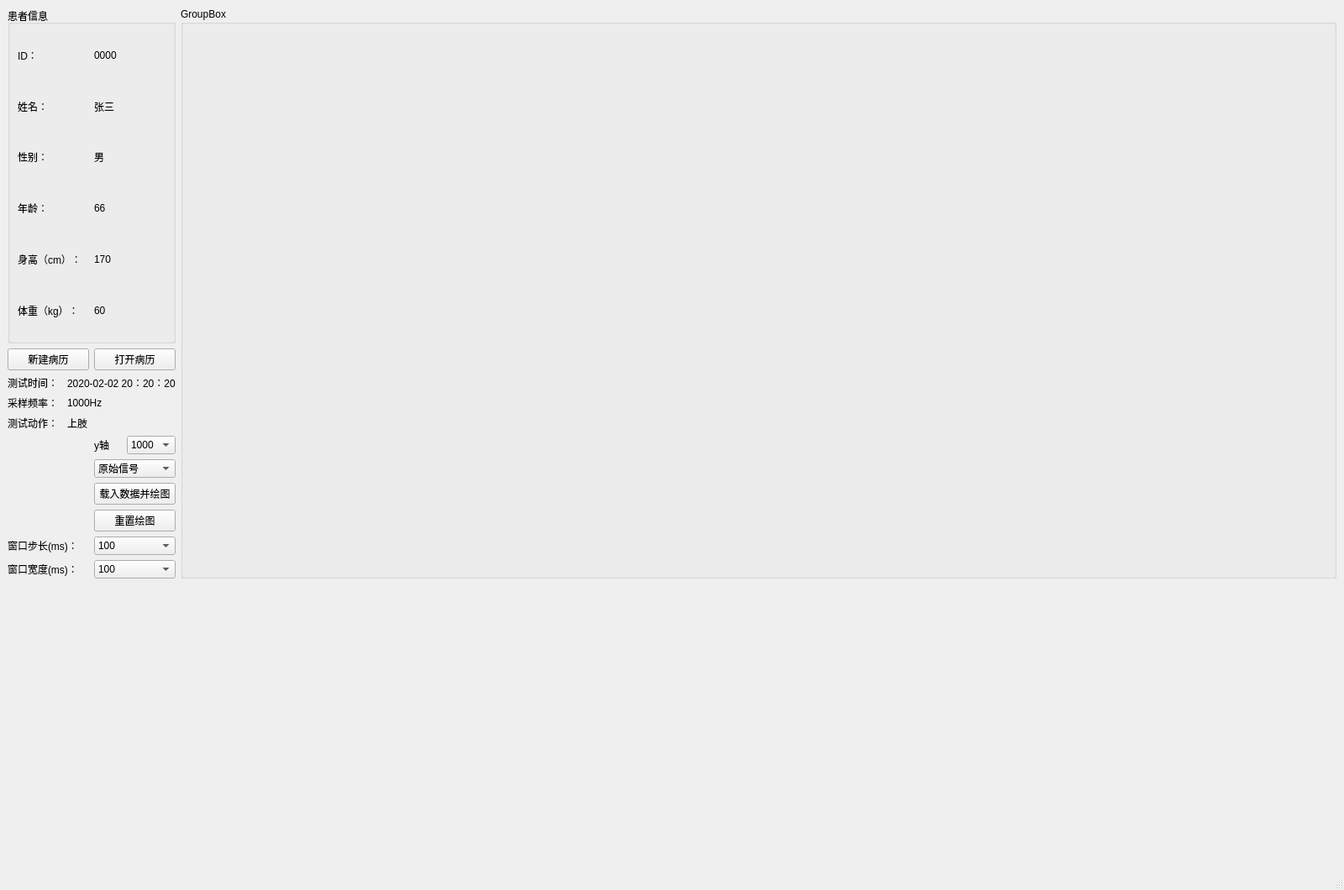
<?xml version="1.0" encoding="UTF-8"?>
<ui version="4.0">
 <class>MainWindow</class>
 <widget class="QMainWindow" name="MainWindow">
  <property name="geometry">
   <rect>
    <x>0</x>
    <y>0</y>
    <width>1600</width>
    <height>1060</height>
   </rect>
  </property>
  <property name="windowTitle">
   <string>MainWindow</string>
  </property>
  <widget class="QWidget" name="centralwidget">
   <layout class="QFormLayout" name="formLayout">
    <item row="0" column="0">
     <layout class="QVBoxLayout" name="verticalLayout_3">
      <item>
       <layout class="QVBoxLayout" name="verticalLayout_2">
        <item>
         <widget class="QGroupBox" name="groupBox">
          <property name="sizePolicy">
           <sizepolicy hsizetype="Fixed" vsizetype="Fixed">
            <horstretch>0</horstretch>
            <verstretch>0</verstretch>
           </sizepolicy>
          </property>
          <property name="minimumSize">
           <size>
            <width>200</width>
            <height>400</height>
           </size>
          </property>
          <property name="title">
           <string>患者信息</string>
          </property>
          <layout class="QGridLayout" name="gridLayout">
           <item row="1" column="1">
            <widget class="QLabel" name="name">
             <property name="text">
              <string>张三</string>
             </property>
            </widget>
           </item>
           <item row="0" column="1">
            <widget class="QLabel" name="id">
             <property name="text">
              <string>0000</string>
             </property>
            </widget>
           </item>
           <item row="8" column="0">
            <widget class="QLabel" name="label_6">
             <property name="text">
              <string>体重（kg）：</string>
             </property>
            </widget>
           </item>
           <item row="4" column="1">
            <widget class="QLabel" name="age">
             <property name="text">
              <string>66</string>
             </property>
            </widget>
           </item>
           <item row="2" column="1">
            <widget class="QLabel" name="gender">
             <property name="text">
              <string>男</string>
             </property>
            </widget>
           </item>
           <item row="2" column="0">
            <widget class="QLabel" name="label_3">
             <property name="text">
              <string>性别：</string>
             </property>
            </widget>
           </item>
           <item row="0" column="0">
            <widget class="QLabel" name="label">
             <property name="text">
              <string>ID：</string>
             </property>
            </widget>
           </item>
           <item row="4" column="0">
            <widget class="QLabel" name="label_4">
             <property name="text">
              <string>年龄：</string>
             </property>
            </widget>
           </item>
           <item row="6" column="0">
            <widget class="QLabel" name="label_5">
             <property name="text">
              <string>身高（cm）：</string>
             </property>
            </widget>
           </item>
           <item row="1" column="0">
            <widget class="QLabel" name="label_2">
             <property name="text">
              <string>姓名：</string>
             </property>
            </widget>
           </item>
           <item row="6" column="1">
            <widget class="QLabel" name="hight">
             <property name="text">
              <string>170</string>
             </property>
            </widget>
           </item>
           <item row="8" column="1">
            <widget class="QLabel" name="weight">
             <property name="text">
              <string>60</string>
             </property>
            </widget>
           </item>
          </layout>
         </widget>
        </item>
        <item>
         <layout class="QHBoxLayout" name="horizontalLayout">
          <item>
           <widget class="QPushButton" name="newfile_btn">
            <property name="text">
             <string>新建病历</string>
            </property>
           </widget>
          </item>
          <item>
           <widget class="QPushButton" name="openfile_btn">
            <property name="text">
             <string>打开病历</string>
            </property>
           </widget>
          </item>
         </layout>
        </item>
       </layout>
      </item>
      <item>
       <layout class="QGridLayout" name="gridLayout_4">
        <item row="1" column="1">
         <widget class="QLabel" name="frequency">
          <property name="text">
           <string>1000Hz</string>
          </property>
         </widget>
        </item>
        <item row="0" column="1">
         <widget class="QLabel" name="test_time">
          <property name="text">
           <string>2020-02-02 20：20：20</string>
          </property>
         </widget>
        </item>
        <item row="1" column="0">
         <widget class="QLabel" name="label_10">
          <property name="text">
           <string>采样频率：</string>
          </property>
         </widget>
        </item>
        <item row="2" column="0">
         <widget class="QLabel" name="label_11">
          <property name="text">
           <string>测试动作：</string>
          </property>
         </widget>
        </item>
        <item row="2" column="1">
         <widget class="QLabel" name="motion">
          <property name="text">
           <string>上肢</string>
          </property>
         </widget>
        </item>
        <item row="0" column="0">
         <widget class="QLabel" name="label_8">
          <property name="text">
           <string>测试时间：</string>
          </property>
         </widget>
        </item>
       </layout>
      </item>
      <item>
       <layout class="QGridLayout" name="gridLayout_3">
        <item row="3" column="1">
         <widget class="QComboBox" name="window_width_2">
          <item>
           <property name="text">
            <string>100</string>
           </property>
          </item>
          <item>
           <property name="text">
            <string>200</string>
           </property>
          </item>
          <item>
           <property name="text">
            <string>500</string>
           </property>
          </item>
          <item>
           <property name="text">
            <string>1000</string>
           </property>
          </item>
         </widget>
        </item>
        <item row="1" column="1">
         <widget class="QComboBox" name="window_step_2">
          <item>
           <property name="text">
            <string>100</string>
           </property>
          </item>
          <item>
           <property name="text">
            <string>200</string>
           </property>
          </item>
          <item>
           <property name="text">
            <string>500</string>
           </property>
          </item>
          <item>
           <property name="text">
            <string>1000</string>
           </property>
          </item>
         </widget>
        </item>
        <item row="3" column="0">
         <widget class="QLabel" name="label_12">
          <property name="text">
           <string>窗口宽度(ms)：</string>
          </property>
         </widget>
        </item>
        <item row="1" column="0">
         <widget class="QLabel" name="label_13">
          <property name="text">
           <string>窗口步长(ms)：</string>
          </property>
         </widget>
        </item>
        <item row="0" column="1">
         <layout class="QVBoxLayout" name="verticalLayout">
          <item>
           <layout class="QHBoxLayout" name="horizontalLayout_2">
            <item>
             <widget class="QLabel" name="label_7">
              <property name="text">
               <string>y轴</string>
              </property>
             </widget>
            </item>
            <item>
             <widget class="QComboBox" name="y_max">
              <item>
               <property name="text">
                <string>1000</string>
               </property>
              </item>
              <item>
               <property name="text">
                <string>500</string>
               </property>
              </item>
              <item>
               <property name="text">
                <string>200</string>
               </property>
              </item>
              <item>
               <property name="text">
                <string>100</string>
               </property>
              </item>
             </widget>
            </item>
           </layout>
          </item>
          <item>
           <widget class="QComboBox" name="plot_type">
            <item>
             <property name="text">
              <string>原始信号</string>
             </property>
            </item>
            <item>
             <property name="text">
              <string>整流信号</string>
             </property>
            </item>
            <item>
             <property name="text">
              <string>均方根</string>
             </property>
            </item>
            <item>
             <property name="text">
              <string>平均值</string>
             </property>
            </item>
           </widget>
          </item>
          <item>
           <widget class="QPushButton" name="plot_btn">
            <property name="text">
             <string>载入数据并绘图</string>
            </property>
           </widget>
          </item>
          <item>
           <widget class="QPushButton" name="reset_plot_btn">
            <property name="text">
             <string>重置绘图</string>
            </property>
           </widget>
          </item>
         </layout>
        </item>
       </layout>
      </item>
     </layout>
    </item>
    <item row="0" column="1">
     <widget class="QGroupBox" name="groupBox_2">
      <property name="title">
       <string>GroupBox</string>
      </property>
      <layout class="QGridLayout" name="gridLayout_2">
       <item row="0" column="0">
        <widget class="PlotWidget" name="EMG_plot_01" native="true"/>
       </item>
       <item row="0" column="1">
        <widget class="PlotWidget" name="EMG_plot_02" native="true"/>
       </item>
       <item row="1" column="0">
        <widget class="PlotWidget" name="EMG_plot_03" native="true"/>
       </item>
       <item row="1" column="1">
        <widget class="PlotWidget" name="EMG_plot_04" native="true"/>
       </item>
       <item row="2" column="0">
        <widget class="PlotWidget" name="EMG_plot_05" native="true"/>
       </item>
       <item row="2" column="1">
        <widget class="PlotWidget" name="EMG_plot_06" native="true"/>
       </item>
       <item row="3" column="0">
        <widget class="PlotWidget" name="EMG_plot_07" native="true"/>
       </item>
       <item row="3" column="1">
        <widget class="PlotWidget" name="EMG_plot_08" native="true"/>
       </item>
      </layout>
     </widget>
    </item>
   </layout>
  </widget>
  <widget class="QMenuBar" name="menubar">
   <property name="geometry">
    <rect>
     <x>0</x>
     <y>0</y>
     <width>1600</width>
     <height>23</height>
    </rect>
   </property>
  </widget>
  <widget class="QStatusBar" name="statusbar"/>
 </widget>
 <customwidgets>
  <customwidget>
   <class>PlotWidget</class>
   <extends>QWidget</extends>
   <header>pyqtgraph/core</header>
   <container>1</container>
  </customwidget>
 </customwidgets>
 <resources/>
 <connections/>
</ui>
